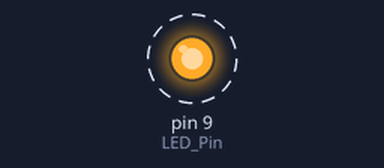
Simulated run of this sketch. Board: Arduino Uno, built with avr-gcc and run on an emulated ATmega328P. Parts: output pins drawn as LEDs (lit = HIGH). Dashed ring = blinking.

Above: at 0.5 s.
Timing chart, 0 to 4.6 s (numbered marks = the images above):
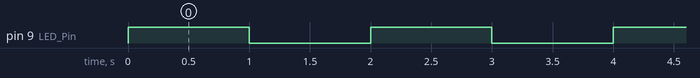

Measured:
- by itself, pin 9 (LED_Pin): alternates HIGH for 1.0 s and LOW for 1.0 s

The sketch:

code_P2.ino
```cpp
#include "LowPower.h"

int LED_Pin = 9;

void setup() {
    // put your setup code here, to run once:
    pinMode(LED_Pin, OUTPUT);
}

void cycle_LED() {
    digitalWrite(LED_Pin, HIGH);
    LowPower.powerDown(SLEEP_1S, ADC_OFF, BOD_OFF);
    digitalWrite(LED_Pin, LOW);
    LowPower.powerDown(SLEEP_1S, ADC_OFF, BOD_OFF);
}

void loop() {
    // put your main code here, to run repeatedly:
    cycle_LED();
}
```
